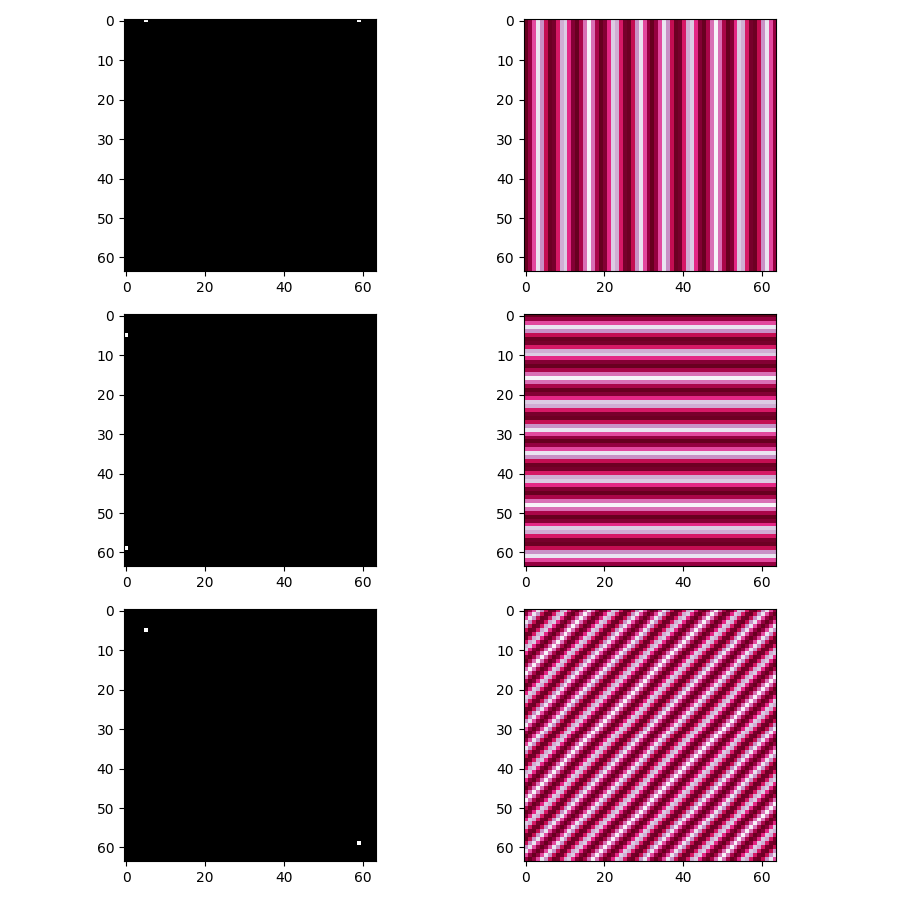

Write Python code to recreate this figure.
import numpy as np
from matplotlib import pyplot as plt

# dim matrice
dim = 64


def funcC(dim):
    mat = np.zeros((dim, dim))
    mat[0][5] = mat[0][dim-5] = 1
    return mat

def funcD(dim):
    mat = np.zeros((dim, dim))
    mat[5][0] = mat[dim-5][0] = 1
    return mat

def funcE(dim):
    mat = np.zeros((dim, dim))
    mat[5][5] = mat[dim-5][dim-5] = 1
    return mat

fig, ax = plt.subplots(3, 2, figsize=(9, 9))

# func C
fn = funcC(dim)
x = np.fft.fftshift(np.fft.fft2(fn))

ax[0][0].imshow(fn, cmap='gray')
im = ax[0][1].imshow(np.abs(x), cmap='PuRd')

# func D
fn = funcD(dim)
x = np.fft.fftshift(np.fft.fft2(fn))

ax[1][0].imshow(fn, cmap='gray')
im = ax[1][1].imshow(np.abs(x), cmap='PuRd')

# func E
fn = funcE(dim)
x = np.fft.fftshift(np.fft.fft2(fn))

ax[2][0].imshow(fn, cmap='gray')
im = ax[2][1].imshow(np.abs(x), cmap='PuRd')

plt.tight_layout()
plt.savefig("ex1CDE.png")
plt.show()
